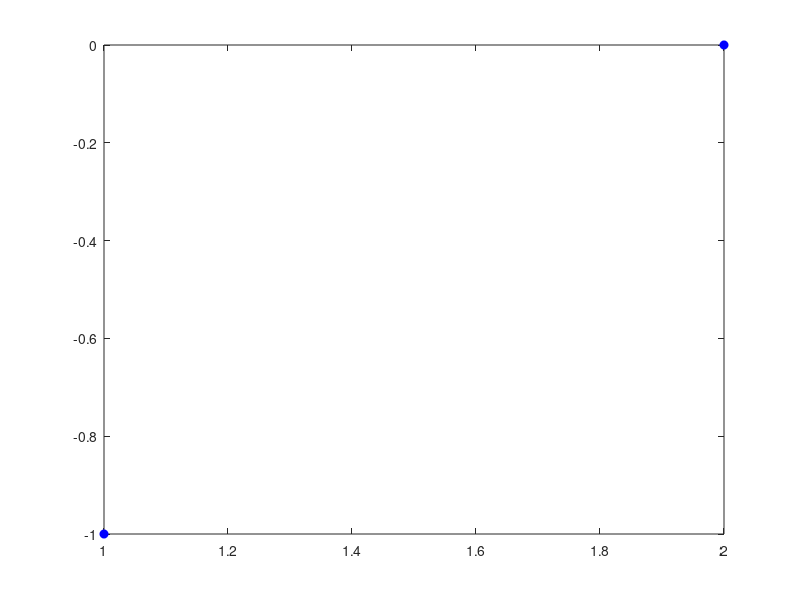

Here is the MATLAB script that generated this plot: (Note: this script raises an error after producing the figure.)
%3 pavyzdys is interpoliavimo (is irasu)
x=[1,2];
y=[-1,0];
N=2; %Daugianario eile
figure,
plot(x,y,'bo','MarkerFaceColor','b'),
syms a b 
L=a*x+b; %tiesinio daugianario reiksmes taskuose x. 
%a ir b nezinomi koeficientai
[a1,b1]=solve(L-y) %Sprendziame lygciu sistema 
%sudaryta is lygciu y(1)=ax(1)+b, y(2)=ax(2)+b
syms X
Lgalutinis=a1*X+b1%Galutine tiesinio daugianario israiska
%Braizome grafikus simbolines funkcijos Lgalutinis (ezplot) ir toje pacioje
%koordinaciu plokstumoje atidedame taskus (x,y). 
figure,
ezplot(Lgalutinis,[x(1),x(N)]), hold on,
plot(x,y,'bo','MarkerFaceColor','b'), hold off, 
xlabel(' x '), ylabel('y'), title(' ')

%Galime atlikti ir tikrinima, naudodami pagrindines interpoliavimo salygas
ary=subs(Lgalutinis,x);
if ary==y
     disp('Interpoliavimo salygos tenkinamos')
 else
     disp('Interpoliavimo salygos netenkinamos, tikrinkite skaiciavimus')
 end
% for i = 1:N
% ary(i)=subs(Lgalutinis,x(i));
% if ary(i)==y(i)
%     disp('Interpoliavimo salygos tenkinamos')
% else
%     disp('Interpoliavimo salygos netenkinamos, tikrinkite skaiciavimus')
% end
% end